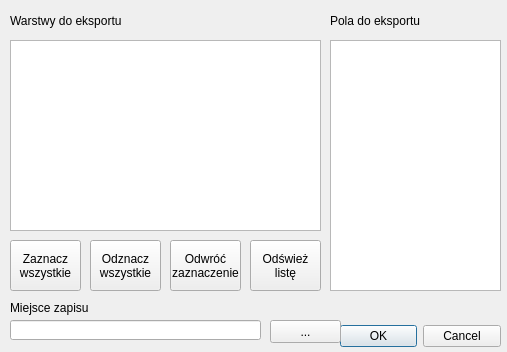
<?xml version="1.0" encoding="UTF-8"?>
<ui version="4.0">
 <class>SlownikWarstwDialogBase</class>
 <widget class="QDialog" name="SlownikWarstwDialogBase">
  <property name="geometry">
   <rect>
    <x>0</x>
    <y>0</y>
    <width>507</width>
    <height>352</height>
   </rect>
  </property>
  <property name="minimumSize">
   <size>
    <width>507</width>
    <height>352</height>
   </size>
  </property>
  <property name="maximumSize">
   <size>
    <width>507</width>
    <height>352</height>
   </size>
  </property>
  <property name="windowTitle">
   <string>Slownik warstw</string>
  </property>
  <widget class="QDialogButtonBox" name="button_box">
   <property name="geometry">
    <rect>
     <x>340</x>
     <y>320</y>
     <width>161</width>
     <height>32</height>
    </rect>
   </property>
   <property name="minimumSize">
    <size>
     <width>161</width>
     <height>32</height>
    </size>
   </property>
   <property name="orientation">
    <enum>Qt::Horizontal</enum>
   </property>
   <property name="standardButtons">
    <set>QDialogButtonBox::Cancel|QDialogButtonBox::Ok</set>
   </property>
  </widget>
  <widget class="QListWidget" name="listWidget">
   <property name="geometry">
    <rect>
     <x>10</x>
     <y>40</y>
     <width>311</width>
     <height>191</height>
    </rect>
   </property>
   <property name="selectionMode">
    <enum>QAbstractItemView::MultiSelection</enum>
   </property>
  </widget>
  <widget class="QPushButton" name="pushButton">
   <property name="geometry">
    <rect>
     <x>270</x>
     <y>320</y>
     <width>71</width>
     <height>23</height>
    </rect>
   </property>
   <property name="text">
    <string>...</string>
   </property>
  </widget>
  <widget class="QLineEdit" name="lineEdit">
   <property name="geometry">
    <rect>
     <x>10</x>
     <y>320</y>
     <width>251</width>
     <height>20</height>
    </rect>
   </property>
  </widget>
  <widget class="QPushButton" name="pushButton_2">
   <property name="geometry">
    <rect>
     <x>10</x>
     <y>240</y>
     <width>71</width>
     <height>51</height>
    </rect>
   </property>
   <property name="text">
    <string>Zaznacz
wszystkie</string>
   </property>
   <property name="checkable">
    <bool>false</bool>
   </property>
   <property name="autoExclusive">
    <bool>false</bool>
   </property>
  </widget>
  <widget class="QPushButton" name="pushButton_3">
   <property name="geometry">
    <rect>
     <x>90</x>
     <y>240</y>
     <width>71</width>
     <height>51</height>
    </rect>
   </property>
   <property name="text">
    <string>Odznacz
wszystkie</string>
   </property>
   <property name="checkable">
    <bool>false</bool>
   </property>
   <property name="autoExclusive">
    <bool>false</bool>
   </property>
  </widget>
  <widget class="QPushButton" name="pushButton_4">
   <property name="geometry">
    <rect>
     <x>170</x>
     <y>240</y>
     <width>71</width>
     <height>51</height>
    </rect>
   </property>
   <property name="text">
    <string>Odwróć
zaznaczenie</string>
   </property>
   <property name="checkable">
    <bool>false</bool>
   </property>
   <property name="autoExclusive">
    <bool>false</bool>
   </property>
  </widget>
  <widget class="QPushButton" name="pushButton_5">
   <property name="geometry">
    <rect>
     <x>250</x>
     <y>240</y>
     <width>71</width>
     <height>51</height>
    </rect>
   </property>
   <property name="text">
    <string>Odśwież
listę</string>
   </property>
   <property name="checkable">
    <bool>false</bool>
   </property>
   <property name="autoExclusive">
    <bool>false</bool>
   </property>
  </widget>
  <widget class="QLabel" name="label">
   <property name="geometry">
    <rect>
     <x>10</x>
     <y>300</y>
     <width>251</width>
     <height>16</height>
    </rect>
   </property>
   <property name="text">
    <string>Miejsce zapisu</string>
   </property>
  </widget>
  <widget class="QListWidget" name="listWidget_2">
   <property name="geometry">
    <rect>
     <x>330</x>
     <y>40</y>
     <width>171</width>
     <height>251</height>
    </rect>
   </property>
   <property name="selectionMode">
    <enum>QAbstractItemView::MultiSelection</enum>
   </property>
  </widget>
  <widget class="QLabel" name="label_2">
   <property name="geometry">
    <rect>
     <x>330</x>
     <y>10</y>
     <width>151</width>
     <height>21</height>
    </rect>
   </property>
   <property name="text">
    <string>Pola do eksportu</string>
   </property>
  </widget>
  <widget class="QLabel" name="label_3">
   <property name="geometry">
    <rect>
     <x>10</x>
     <y>10</y>
     <width>131</width>
     <height>21</height>
    </rect>
   </property>
   <property name="text">
    <string>Warstwy do eksportu</string>
   </property>
  </widget>
 </widget>
 <resources/>
 <connections>
  <connection>
   <sender>button_box</sender>
   <signal>accepted()</signal>
   <receiver>SlownikWarstwDialogBase</receiver>
   <slot>accept()</slot>
   <hints>
    <hint type="sourcelabel">
     <x>20</x>
     <y>20</y>
    </hint>
    <hint type="destinationlabel">
     <x>20</x>
     <y>20</y>
    </hint>
   </hints>
  </connection>
  <connection>
   <sender>button_box</sender>
   <signal>rejected()</signal>
   <receiver>SlownikWarstwDialogBase</receiver>
   <slot>reject()</slot>
   <hints>
    <hint type="sourcelabel">
     <x>20</x>
     <y>20</y>
    </hint>
    <hint type="destinationlabel">
     <x>20</x>
     <y>20</y>
    </hint>
   </hints>
  </connection>
 </connections>
</ui>
